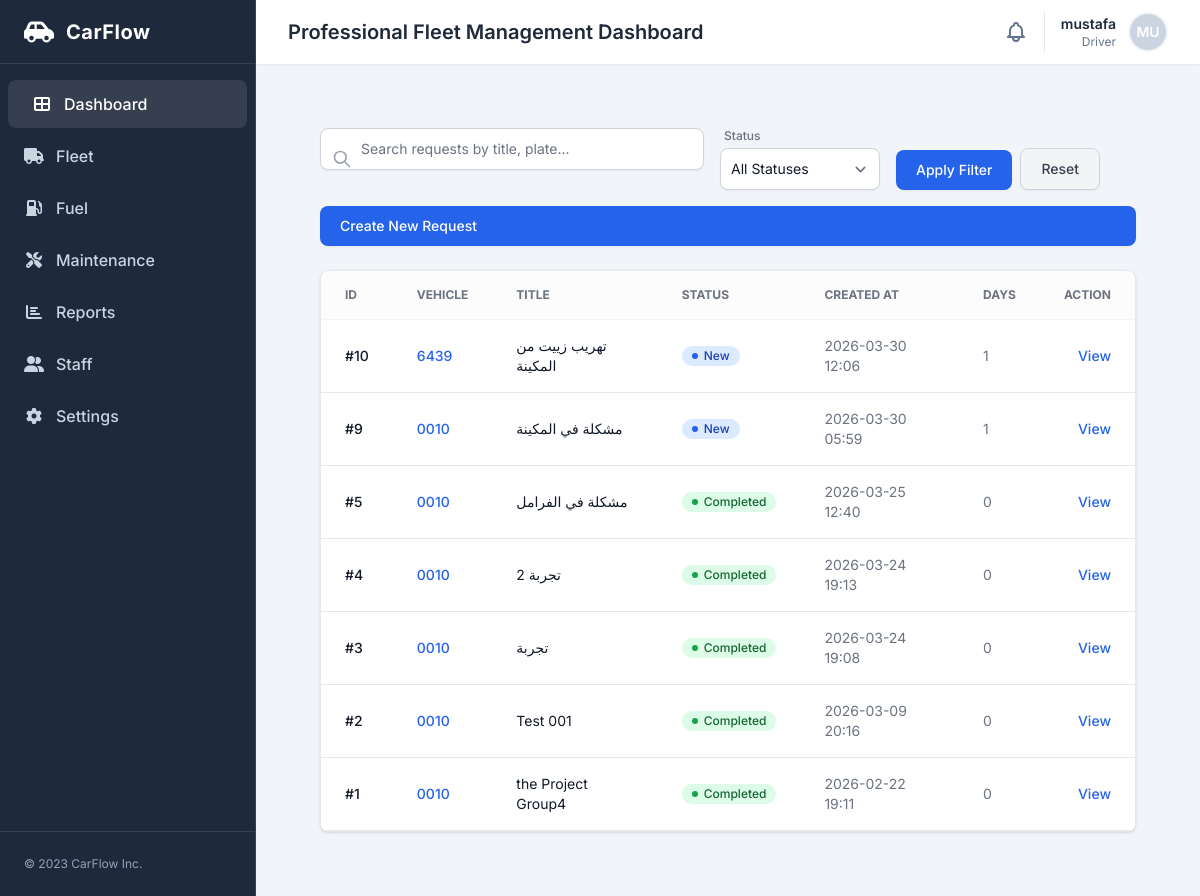
Before: /maintenance/requests/ (signed in) with the older database file.
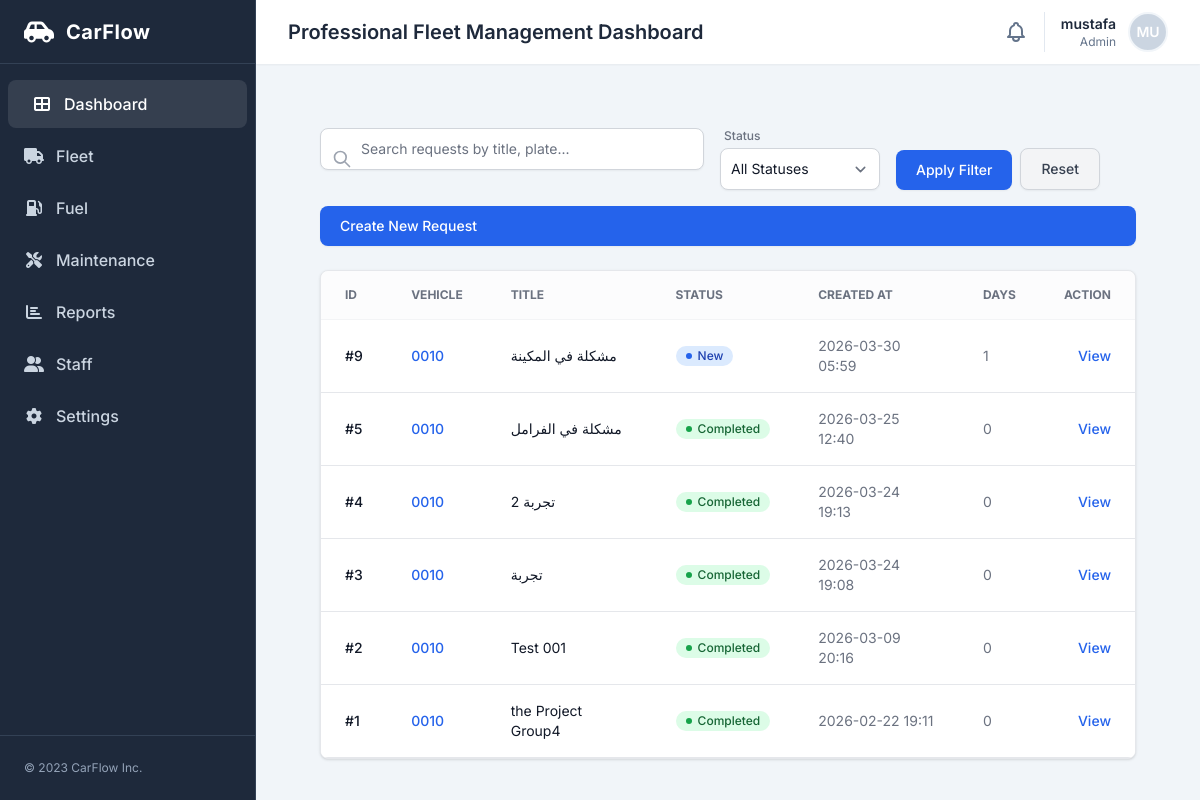
After: the same page with the newer database file.
### maintenance/models.py (models this page shows)
class MaintenanceRequest(models.Model):
    STATUS_CHOICES = [
        ("new", "New"),
        ("approved", "Approved"),
        ("in_progress", "In Progress"),
        ("completed", "Completed"),
    ]
    car = models.ForeignKey(
        "fleet.Car",
        on_delete=models.CASCADE,
        related_name="maintenance_requests"
    )
    title = models.CharField(max_length=200)
    description = models.TextField()
    odometer = models.PositiveIntegerField(default=0)
    status = models.CharField(
        max_length=20,
        choices=STATUS_CHOICES,
        default="new",
        db_index=True,
    )
    created_by = models.ForeignKey(
        settings.AUTH_USER_MODEL,
        on_delete=models.SET_NULL,
        null=True
    )
    created_at = models.DateTimeField(auto_now_add=True)
    updated_at = models.DateTimeField(auto_now=True)
    previous_car_status = models.CharField(
        max_length=20,
        choices=Car.STATUS_CHOICES,
        null=True,
        blank=True,
    )
    completion_comment = models.TextField(blank=True)
    completed_at = models.DateTimeField(null=True, blank=True)

### fleet/models.py (models this page shows, shortened)
class Car(models.Model):
    STATUS_CHOICES = [
        ("available", "Available"),
        ("assigned", "Assigned"),
        ("maintenance", "Maintenance"),
        ("inactive", "Inactive"),
    ]
    VEHICLE_TYPE_CHOICES = [
        ("Sedan", "Sedan"),
        ("Reefer Van", "Chiller Van"),
        ("Reefer Truck", "Reefer Truck"),
        ("Reefer Pickup", "Reefer Pickup"),
    ]
    plate_number = models.CharField(max_length=20, unique=True, db_index=True)
    brand = models.CharField(max_length=100, default='Unknown')
    vehicle_type = models.CharField(max_length=100, choices=VEHICLE_TYPE_CHOICES, verbose_name="Vehicle Type", default="Sedan")
    year = models.PositiveIntegerField()
    vin = models.CharField(max_length=64, blank=True)
    status = models.CharField(
        max_length=20,
        choices=STATUS_CHOICES,
        default="available",
        db_index=True,
    )
    region = models.ForeignKey(
        "accounts.Region",
        on_delete=models.SET_NULL,
        null=True,
        blank=True,
        related_name="cars",
    )
    notes = models.TextField(blank=True)
    created_at = models.DateTimeField(auto_now_add=True)
    class Meta:
        ordering = ["plate_number"]

### maintenance/views.py (the view)
# urls.py: path("requests/", MaintenanceRequestListView.as_view(), name="request_list"),
class MaintenanceRequestListView(LoginRequiredMixin, ListView):
    model = MaintenanceRequest
    paginate_by = 70
    template_name = "maintenance/request_list.html"
    def get_queryset(self):
        qs = super().get_queryset()
        q = self.request.GET.get("q")
        status = self.request.GET.get("status")
        if q:
            qs = qs.filter(Q(title__icontains=q) | Q(car__plate_number__icontains=q) | Q(description__icontains=q))
        if status:
            qs = qs.filter(status=status)
        return qs.order_by("-created_at")
    def get_context_data(self, **kwargs):
        context = super().get_context_data(**kwargs)
        today = timezone.localdate()
        def calculate_business_days(req):
            if not req.created_at:
                return 0
            start = req.created_at.date()
            if start > today:
                return 0
            end_date = req.updated_at.date() if req.status == "completed" else today
            if req.status != "new":
                return 0
            business_days = 0
            current = start
            while current <= end_date:
                if current.weekday() != 4:  # الجمعة هو اليوم 4
                    business_days += 1
                current += timedelta(days=1)
            return business_days
        requests_with_days = []
        for req in context['object_list']:
            days_count = calculate_business_days(req)
            requests_with_days.append({
                'object': req,
                'days_count': days_count
            })
        context['requests_with_days'] = requests_with_days
        return context

### maintenance/templates/maintenance/request_list.html (shortened to what the changed rows need)
{% extends "base.html" %}
{% block content %}
<div class="flex-1 overflow-y-auto p-4 sm:p-6 lg:p-8 custom-scrollbar">
  <section class="bg-white rounded-lg shadow border border-gray-200 overflow-hidden">
    <div class="overflow-x-auto">
      <table class="w-full text-sm text-left text-gray-500">
        <thead class="text-xs text-gray-500 font-bold bg-gray-50/50 uppercase border-b border-gray-100">
          <tr>
            <th class="px-6 py-4" scope="col">ID</th>
            <th class="px-6 py-4" scope="col">Vehicle</th>
            <th class="px-6 py-4" scope="col">Title</th>
            <th class="px-6 py-4" scope="col">Status</th>
            <th class="px-6 py-4" scope="col">Created At</th>
            <th class="px-6 py-4" scope="col">Days</th>
            <th class="px-6 py-4 text-right" scope="col">Action</th>
          </tr>
        </thead>
        <tbody>
          {% for req_data in requests_with_days %}
          {% with req=req_data.object %}
          <tr class="bg-white border-b hover:bg-gray-50 transition-colors">
            <td class="px-6 py-4 font-medium text-gray-900">#{{ req.pk }}</td>
            <td class="px-6 py-4 font-medium text-blue-600">
                <a href="{% url 'fleet:car_detail' req.car.pk %}">{{ req.car.plate_number }}</a>
            </td>
            <td class="px-6 py-4 text-gray-900">{{ req.title }}</td>
            <td class="px-6 py-4">
              {% if req.status == 'new' %}
              <span class="bg-blue-100 text-blue-800 text-xs font-medium px-2.5 py-0.5 rounded-full flex items-center w-fit gap-1.5"><span class="w-1.5 h-1.5 rounded-full bg-blue-600"></span> New</span>
              {% elif req.status == 'approved' %}
              <span class="bg-indigo-100 text-indigo-800 text-xs font-medium px-2.5 py-0.5 rounded-full flex items-center w-fit gap-1.5"><span class="w-1.5 h-1.5 rounded-full bg-indigo-600"></span> Approved</span>
              {% elif req.status == 'in_progress' %}
              <span class="bg-yellow-100 text-yellow-800 text-xs font-medium px-2.5 py-0.5 rounded-full flex items-center w-fit gap-1.5"><span class="w-1.5 h-1.5 rounded-full bg-yellow-600"></span> In Progress</span>
              {% elif req.status == 'completed' %}
              <span class="bg-green-100 text-green-800 text-xs font-medium px-2.5 py-0.5 rounded-full flex items-center w-fit gap-1.5"><span class="w-1.5 h-1.5 rounded-full bg-green-600"></span> Completed</span>
              {% else %}
              <span class="bg-gray-100 text-gray-800 text-xs font-medium px-2.5 py-0.5 rounded-full flex items-center w-fit gap-1.5"><span class="w-1.5 h-1.5 rounded-full bg-gray-600"></span> {{ req.get_status_display }}</span>
              {% endif %}
            </td>
            <td class="px-6 py-4 text-gray-500">{{ req.created_at|date:"Y-m-d H:i" }}</td>
            <td class="px-6 py-4 text-gray-500">
              {{req_data.days_count}}
            </td>
            <td class="px-6 py-4 text-right">
              <a href="{% url 'maintenance:request_detail' req.pk %}" class="font-medium text-blue-600 hover:underline">View</a>
            </td>
          </tr>
          {% endwith %}
          {% empty %}
          <tr><td class="px-6 py-4 text-center" colspan="7">No maintenance requests found</td></tr>
          {% endfor %}
        </tbody>
      </table>
    </div>
  </section>
</div>
{% endblock %}

### templates/partials/navbar.html (shortened to what this page needs)
<header class="h-16 flex items-center justify-between px-4 sm:px-6 lg:px-8 bg-white shadow-sm z-10">
<div class="flex items-center gap-3">
<h1 class="text-base sm:text-xl font-semibold text-slate-800 truncate max-w-[60vw] md:max-w-none">Professional Fleet Management Dashboard</h1>
</div>
<div class="flex items-center space-x-4">
<button class="text-slate-500 hover:text-slate-700 focus:outline-none">
</button>
<div class="flex items-center gap-3 border-l border-slate-200 pl-4 relative">
    <button id="user-menu-btn" class="flex items-center gap-3 focus:outline-none">
        <div class="text-right hidden sm:block">
            <p class="text-sm font-semibold text-slate-800">
                {{ request.user.get_full_name|default:request.user.username }}
            </p>
            <p class="text-xs text-slate-500">
                {% if request.user.groups.first %}
                    {{ request.user.groups.first.name }}
                {% else %}
                    User
                {% endif %}
            </p>
        </div>
        <div class="h-10 w-10 rounded-full bg-slate-300 flex items-center justify-center text-white font-semibold text-sm border-2 border-slate-100">
            {{ request.user.username|slice:":2"|upper }}
        </div>
    </button>
</div>
</header>

Changed rows visible on the page:
removed MaintenanceRequest: object.pk "10", object.car.plate_number "6439", object "تهريب زييت من المكينة", status "new" (drawn), object.created_at "2026-03-30 12:06", days_count "1"
Other visible differences:
{{ request.user.groups.first.name }}: "Driver" → "Admin"
